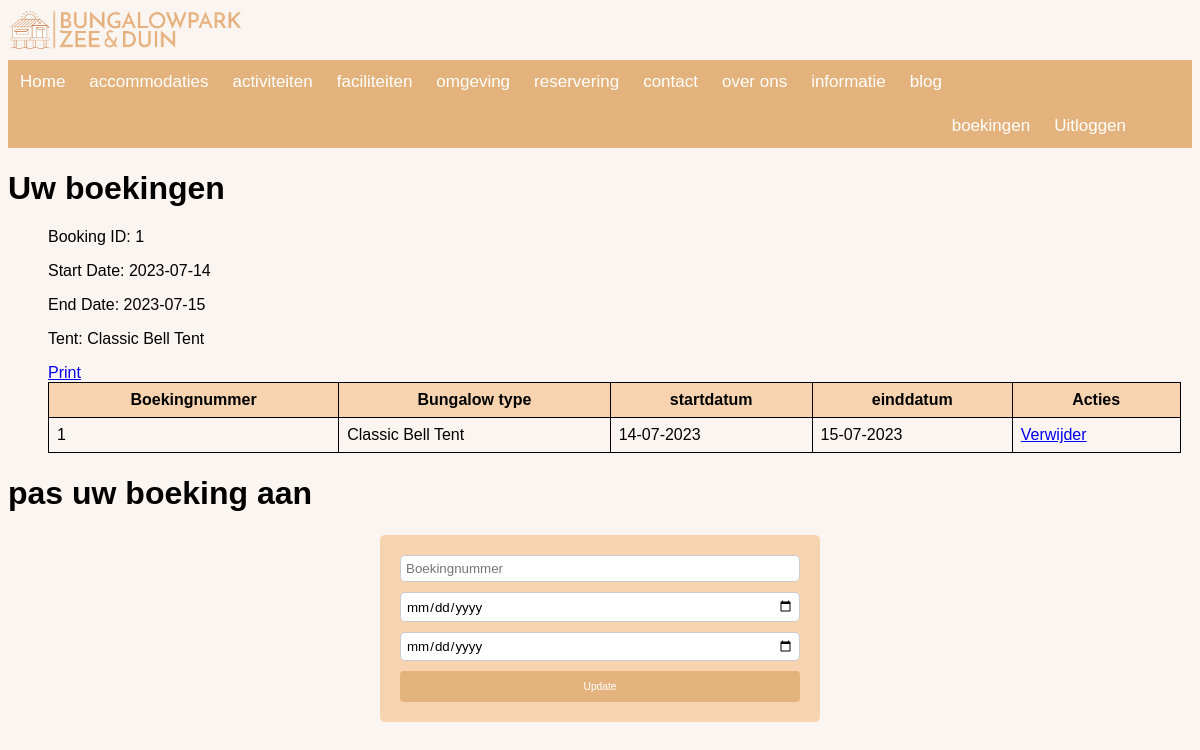
Screenshot of /gebruiker (signed in) with the database file from the repository.
### bungalowpark/models.py (models this page shows, shortened)
class Boeking(db.Model):
    __tablename__ = 'reserveringen'
    id = db.Column(db.Integer(), primary_key=True)
    bungalowID = db.Column(db.Integer(), nullable=False)
    tent_omschrijving = db.Column(db.String(100), nullable=False)
    startdatum = db.Column(db.Date(), nullable=False)
    einddatum = db.Column(db.Date(), nullable=False)
    userID = db.Column(db.Integer, db.ForeignKey('users.id'), nullable=False)

### bungalowpark/__init__.py (the view)
@app.route('/gebruiker')
@login_required
@check_user_bookings
def gebruiker(heeft_boekingen):
    bungID = Boeking.query.filter_by(userID=current_user.id).all()
    return render_template('gebruiker.html', bungID=bungID, heeft_boekingen=heeft_boekingen)

### bungalowpark/__init__.py (called while the page is built)
def check_user_bookings(f):
    @wraps(f)
    def decorated_function(*args, **kwargs):
        heeft_boekingen = None
        if current_user.is_authenticated:
            heeft_boekingen = Boeking.query.filter_by(userID=current_user.id).first()
        return f(heeft_boekingen=heeft_boekingen, *args, **kwargs)
    return decorated_function

### bungalowpark/models.py (called while the page is built)
@login_manager.user_loader
def load_user(user_id):
    return User.query.get(user_id)

### bungalowpark/templates/gebruiker.html (shortened to what this page needs)
{% extends "base.html" %}
{% block content %}
<h1>Uw boekingen</h1>
<ul>
    {% for item in bungID %}
    <table>
        <tr>
            <th>Boekingnummer</th>
            <th>Bungalow type</th>
            <th>startdatum</th>
            <th>einddatum</th>
            <th>Acties</th>
        </tr>
    <tr>
        <td>{{ item.id }}</td>
        <td>{{ item.tent_omschrijving }}</td>
        <td>{{ item.startdatum.strftime('%d-%m-%Y')  }}</td>
        <td>{{ item.einddatum.strftime('%d-%m-%Y') }}</td>
        <td>
            <a href="{{ url_for('delete_boeking', boeking_id=item.id) }}" onclick="return confirm('Weet je zeker dat je deze boeking wilt verwijderen?')" class="verwijderen">Verwijder</a>
        </td>
    </tr>
    {% endfor %}
    {% for booking in bungID %}
    <div class="booking-item">
        <p>Booking ID: {{ booking.id }}</p>
        <p>Start Date: {{ booking.startdatum }}</p>
        <p>End Date: {{ booking.einddatum }}</p>
        <p>Tent: {{ booking.tent_omschrijving }}</p>
        <a href="{{ url_for('print_booking', booking_id=booking.id) }}" target="_blank">Print</a>
    </div>
    {% endfor %}
    </table>
</ul>
<h1>pas uw boeking aan </h1>
<form class="form-grid" action="/update_boeking" method="POST">
    <input type="text" name="boeking_id" placeholder="Boekingnummer" required>
    <input type="date" name="startdatum" placeholder="Startdatum" required>
    <input type="date" name="einddatum" placeholder="Einddatum" required>
    <button type="submit">Update</button>
  </form>
{% endblock %}

### bungalowpark/static/css/style.css (style rules this page uses)
body { font-family: Arial, Helvetica, sans-serif; background-color: #faf5f0; }
table { border-collapse: collapse; width: 99%; align-self: center; }
th, td { border: 1px solid black; padding: 8px; }
th { background-color: #f5b67383; }
.form-grid { display: grid; gap: 10px; max-width: 400px; background-color: #f5b67383; padding: 20px; border-radius: 5px; margin: 2% auto; }
.form-grid input[type="text"], .form-grid input[type="date"], .form-grid textarea { padding: 5px; border-radius: 5px; border: 1px solid #ccc; width: 100%; box-sizing: border-box; text-decoration: none; font-family: Arial, Helvetica, sans-serif; }
.form-grid button { padding: 10px; border: none; background-color: #E4B37D; color: #fff; text-decoration: none; border-radius: 4px; transition: background-color 0.3s ease; font-family: Arial, Helvetica, sans-serif; font-size: .85vmax; }

### rows the page displays
Boeking: id "1", tent_omschrijving "Classic Bell Tent", startdatum "14-07-2023", einddatum "15-07-2023", startdatum "2023-07-14", einddatum "2023-07-15"
